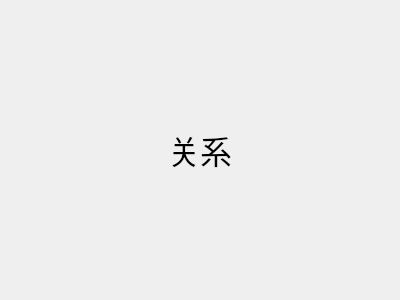
<?xml version="1.0" encoding="UTF-8"?>
<ui version="4.0">
 <class>PageRelation</class>
 <widget class="QFrame" name="PageRelation">
  <property name="geometry">
   <rect>
    <x>0</x>
    <y>0</y>
    <width>400</width>
    <height>300</height>
   </rect>
  </property>
  <property name="windowTitle">
   <string>PageRelation</string>
  </property>
  <layout class="QVBoxLayout" name="verticalLayout">
   <item>
    <widget class="QLabel" name="label">
     <property name="font">
      <font>
       <pointsize>24</pointsize>
      </font>
     </property>
     <property name="text">
      <string>关系</string>
     </property>
     <property name="alignment">
      <set>Qt::AlignCenter</set>
     </property>
    </widget>
   </item>
  </layout>
 </widget>
 <resources/>
 <connections/>
</ui>
